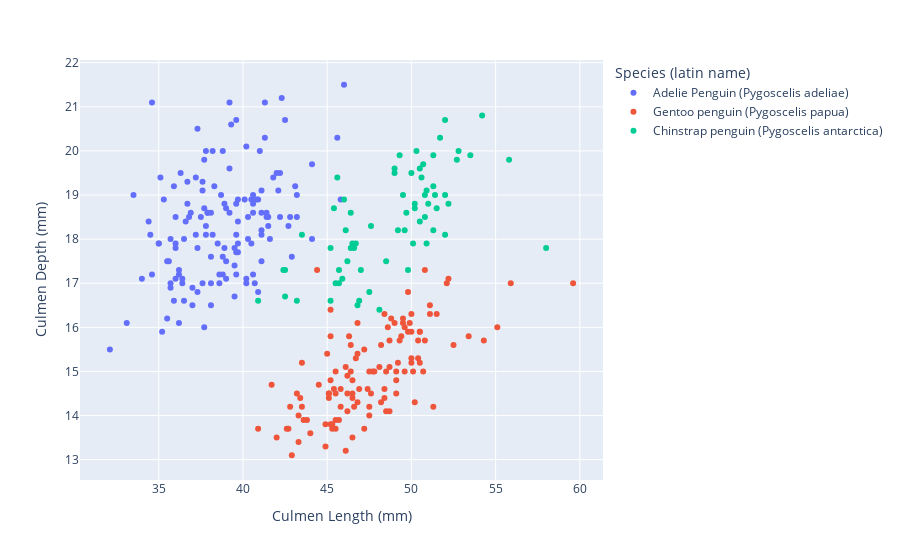

The notebook cell this image was saved under:
### Code cell
fig.update_layout(legend_title_text='Species (latin name)')
fig

### Figure 1 — Plotly figure (JSON) as saved in the notebook; plotly's stock layout.template omitted (floating-point values rounded to 4 significant figures; data arrays with more than 128 entries replaced by an {"elided": "..."} marker saying what was removed)
{"data": [{"hovertemplate": "Species=Adelie Penguin (Pygoscelis adeliae)<br>Culmen Length (mm)=%{x}<br>Culmen Depth (mm)=%{y}<extra></extra>", "legendgroup": "Adelie Penguin (Pygoscelis adeliae)", "marker": {"color": "#636efa", "symbol": "circle"}, "mode": "markers", "name": "Adelie Penguin (Pygoscelis adeliae)", "orientation": "v", "showlegend": true, "type": "scatter", "x": {"elided": "139 float values"}, "xaxis": "x", "y": {"elided": "139 float values"}, "yaxis": "y"}, {"hovertemplate": "Species=Gentoo penguin (Pygoscelis papua)<br>Culmen Length (mm)=%{x}<br>Culmen Depth (mm)=%{y}<extra></extra>", "legendgroup": "Gentoo penguin (Pygoscelis papua)", "marker": {"color": "#EF553B", "symbol": "circle"}, "mode": "markers", "name": "Gentoo penguin (Pygoscelis papua)", "orientation": "v", "showlegend": true, "type": "scatter", "x": [46.1, 50, 48.7, 50, 47.6, 46.5, 45.4, 46.7, 43.3, 46.8, 40.9, 49, 45.5, 48.4, 45.8, 49.3, 42, 49.2, 46.2, 48.7, 50.2, 45.1, 46.5, 46.3, 42.9, 46.1, 47.8, 48.2, 50, 42.8, 45.1, 59.6, 49.1, 48.4, 42.6, 44.4, 44, 48.7, 42.7, 49.6, 45.3, 49.6, 50.5, 43.6, 45.5, 50.5, 44.9, 45.2, 46.6, 48.5, 45.1, 50.1, 46.5, 45, 43.8, 45.5, 43.2, 50.4, 45.3, 46.2, 45.7, 54.3, 45.8, 49.8, 49.5, 43.5, 50.7, 47.7, 46.4, 48.2, 46.5, 46.4, 48.6, 47.5, 51.1, 45.2, 45.2, 49.1, 52.5, 47.4, 50, 44.9, 50.8, 43.4, 51.3, 47.5, 52.1, 47.5, 52.2, 45.5, 49.5, 44.5, 50.8, 49.4, 46.9, 48.4, 51.1, 48.5, 55.9, 47.2, 49.1, 46.8, 41.7, 53.4, 43.3, 48.1, 50.5, 49.8, 43.5, 51.5, 46.2, 55.1, 48.8, 47.2, 46.8, 50.4, 45.2, 49.9], "xaxis": "x", "y": [13.2, 16.3, 14.1, 15.2, 14.5, 13.5, 14.6, 15.3, 13.4, 15.4, 13.7, 16.1, 13.7, 14.6, 14.6, 15.7, 13.5, 15.2, 14.5, 15.1, 14.3, 14.5, 14.5, 15.8, 13.1, 15.1, 15, 14.3, 15.3, 14.2, 14.5, 17, 14.8, 16.3, 13.7, 17.3, 13.6, 15.7, 13.7, 16, 13.7, 15, 15.9, 13.9, 13.9, 15.9, 13.3, 15.8, 14.2, 14.1, 14.4, 15, 14.4, 15.4, 13.9, 15, 14.5, 15.3, 13.8, 14.9, 13.9, 15.7, 14.2, 16.8, 16.2, 14.2, 15, 15, 15.6, 15.6, 14.8, 15, 16, 14.2, 16.3, 13.8, 16.4, 14.5, 15.6, 14.6, 15.9, 13.8, 17.3, 14.4, 14.2, 14, 17, 15, 17.1, 14.5, 16.1, 14.7, 15.7, 15.8, 14.6, 14.4, 16.5, 15, 17, 15.5, 15, 16.1, 14.7, 15.8, 14, 15.1, 15.2, 15.9, 15.2, 16.3, 14.1, 16, 16.2, 13.7, 14.3, 15.7, 14.8, 16.1], "yaxis": "y"}, {"hovertemplate": "Species=Chinstrap penguin (Pygoscelis antarctica)<br>Culmen Length (mm)=%{x}<br>Culmen Depth (mm)=%{y}<extra></extra>", "legendgroup": "Chinstrap penguin (Pygoscelis antarctica)", "marker": {"color": "#00cc96", "symbol": "circle"}, "mode": "markers", "name": "Chinstrap penguin (Pygoscelis antarctica)", "orientation": "v", "showlegend": true, "type": "scatter", "x": [46.5, 50, 51.3, 45.4, 52.7, 45.2, 46.1, 51.3, 46, 51.3, 46.6, 51.7, 47, 52, 45.9, 50.5, 50.3, 58, 46.4, 49.2, 42.4, 48.5, 43.2, 50.6, 46.7, 52, 50.5, 49.5, 46.4, 52.8, 40.9, 54.2, 42.5, 51, 49.7, 47.5, 47.6, 52, 46.9, 53.5, 49, 46.2, 50.9, 45.5, 50.9, 50.8, 50.1, 49, 51.5, 49.8, 48.1, 51.4, 45.7, 50.7, 42.5, 52.2, 45.2, 49.3, 50.2, 45.6, 46.8, 45.7, 55.8, 43.5, 49.6, 50.8, 50.2], "xaxis": "x", "y": [17.9, 19.5, 19.2, 18.7, 19.8, 17.8, 18.2, 18.2, 18.9, 19.9, 17.8, 20.3, 17.3, 18.1, 17.1, 19.6, 20, 17.8, 18.6, 18.2, 17.3, 17.5, 16.6, 19.4, 17.9, 19, 18.4, 19, 17.8, 20, 16.6, 20.8, 16.7, 18.8, 18.6, 16.8, 18.3, 20.7, 16.6, 19.9, 19.5, 17.5, 19.1, 17, 17.9, 18.5, 17.9, 19.6, 18.7, 17.3, 16.4, 19, 17.3, 19.7, 17.3, 18.8, 16.6, 19.9, 18.8, 19.4, 16.5, 17, 19.8, 18.1, 18.2, 19, 18.7], "yaxis": "y"}], "layout": {"legend": {"title": {"text": "Species (latin name)"}, "tracegroupgap": 0}, "margin": {"t": 60}, "xaxis": {"anchor": "y", "domain": [0, 1], "title": {"text": "Culmen Length (mm)"}}, "yaxis": {"anchor": "x", "domain": [0, 1], "title": {"text": "Culmen Depth (mm)"}}}}
